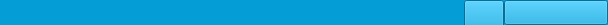
      <widget class="QWidget" name="operation_widget" native="true">
       <property name="minimumSize">
        <size>
         <width>0</width>
         <height>25</height>
        </size>
       </property>
       <property name="maximumSize">
        <size>
         <width>16777215</width>
         <height>25</height>
        </size>
       </property>
       <property name="cursor">
        <cursorShape>ArrowCursor</cursorShape>
       </property>
       <property name="styleSheet">
        <string notr="true">background-color: rgb(5, 157, 213);</string>
       </property>
       <layout class="QHBoxLayout" name="horizontalLayout_4">
        <property name="spacing">
         <number>0</number>
        </property>
        <property name="leftMargin">
         <number>0</number>
        </property>
        <property name="topMargin">
         <number>0</number>
        </property>
        <property name="rightMargin">
         <number>0</number>
        </property>
        <property name="bottomMargin">
         <number>0</number>
        </property>
        <item>
         <widget class="QPushButton" name="notice_pushButton">
          <property name="minimumSize">
           <size>
            <width>95</width>
            <height>24</height>
           </size>
          </property>
          <property name="maximumSize">
           <size>
            <width>95</width>
            <height>24</height>
           </size>
          </property>
          <property name="font">
           <font>
            <family>微软雅黑</family>
            <pointsize>12</pointsize>
           </font>
          </property>
          <property name="cursor">
           <cursorShape>PointingHandCursor</cursorShape>
          </property>
          <property name="styleSheet">
           <string notr="true"/>
          </property>
          <property name="text">
           <string/>
          </property>
          <property name="flat">
           <bool>true</bool>
          </property>
         </widget>
        </item>
        <item>
         <widget class="QPushButton" name="course_pushButton">
          <property name="minimumSize">
           <size>
            <width>120</width>
            <height>24</height>
           </size>
          </property>
          <property name="maximumSize">
           <size>
            <width>120</width>
            <height>24</height>
           </size>
          </property>
          <property name="font">
           <font>
            <family>微软雅黑</family>
            <pointsize>12</pointsize>
           </font>
          </property>
          <property name="cursor">
           <cursorShape>PointingHandCursor</cursorShape>
          </property>
          <property name="styleSheet">
           <string notr="true"/>
          </property>
          <property name="text">
           <string/>
          </property>
          <property name="flat">
           <bool>true</bool>
          </property>
         </widget>
        </item>
        <item>
         <widget class="QPushButton" name="lesson_pushButton">
          <property name="minimumSize">
           <size>
            <width>123</width>
            <height>24</height>
           </size>
          </property>
          <property name="maximumSize">
           <size>
            <width>123</width>
            <height>24</height>
           </size>
          </property>
          <property name="font">
           <font>
            <family>微软雅黑</family>
            <pointsize>12</pointsize>
           </font>
          </property>
          <property name="cursor">
           <cursorShape>PointingHandCursor</cursorShape>
          </property>
          <property name="styleSheet">
           <string notr="true"/>
          </property>
          <property name="text">
           <string/>
          </property>
          <property name="flat">
           <bool>true</bool>
          </property>
         </widget>
        </item>
        <item>
         <widget class="QPushButton" name="person_pushButton">
          <property name="minimumSize">
           <size>
            <width>126</width>
            <height>24</height>
           </size>
          </property>
          <property name="maximumSize">
           <size>
            <width>126</width>
            <height>24</height>
           </size>
          </property>
          <property name="font">
           <font>
            <family>微软雅黑</family>
            <pointsize>12</pointsize>
           </font>
          </property>
          <property name="cursor">
           <cursorShape>PointingHandCursor</cursorShape>
          </property>
          <property name="styleSheet">
           <string notr="true"/>
          </property>
          <property name="text">
           <string/>
          </property>
          <property name="flat">
           <bool>true</bool>
          </property>
         </widget>
        </item>
        <item>
         <widget class="QPushButton" name="pushButton">
          <property name="minimumSize">
           <size>
            <width>0</width>
            <height>30</height>
           </size>
          </property>
          <property name="styleSheet">
           <string notr="true">border-image: url(:/LoginWindow/images/alpha.png);</string>
          </property>
          <property name="text">
           <string/>
          </property>
         </widget>
        </item>
        <item>
         <widget class="QPushButton" name="change_pushButton">
          <property name="minimumSize">
           <size>
            <width>104</width>
            <height>25</height>
           </size>
          </property>
          <property name="maximumSize">
           <size>
            <width>104</width>
            <height>25</height>
           </size>
          </property>
          <property name="font">
           <font>
            <family>微软雅黑</family>
            <pointsize>11</pointsize>
           </font>
          </property>
          <property name="cursor">
           <cursorShape>PointingHandCursor</cursorShape>
          </property>
          <property name="styleSheet">
           <string notr="true">border-image: url(:/LoginWindow/images/alpha.png);</string>
          </property>
          <property name="text">
           <string/>
          </property>
         </widget>
        </item>
       </layout>
      </widget>
